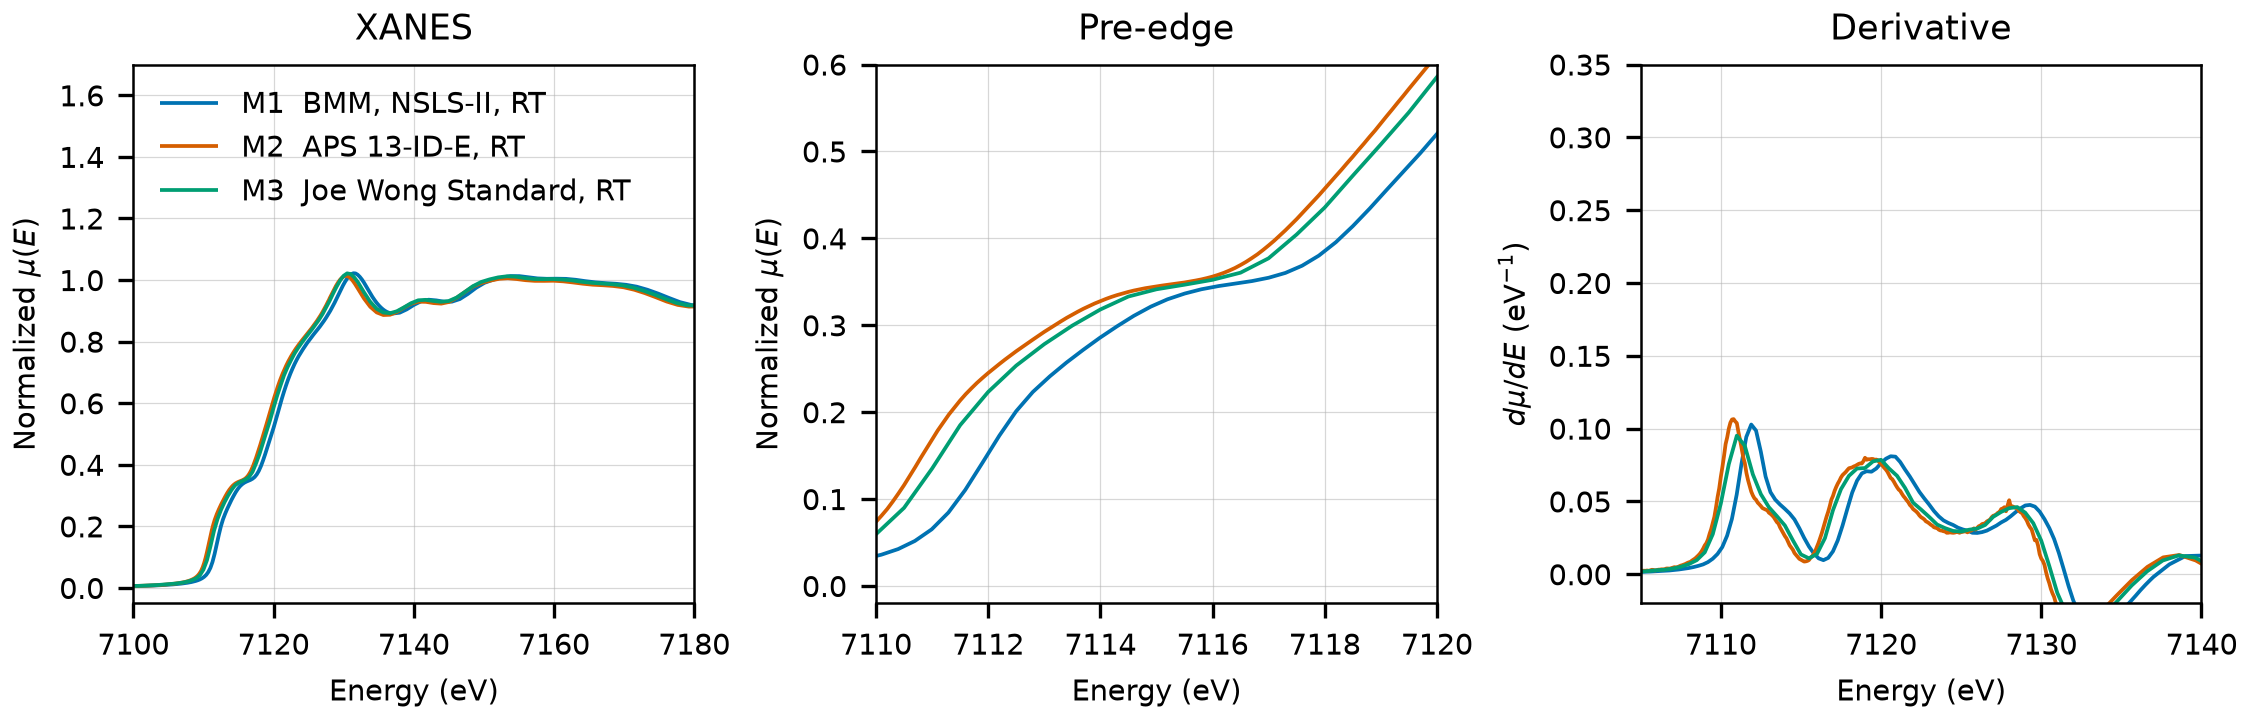

Here is the Python script that generated this plot:
"""Plot the experimental Fe K-edge spectra of iron metal foil in this folder.

Run from this directory. The output replaces spectra_comparison.png, which the
README links to.
"""

import matplotlib.pyplot as plt
import numpy as np
from larch import Group
from larch.xafs import pre_edge

OUTPUT = "spectra_comparison.png"

MEASUREMENTS = [
    ("M1  BMM, NSLS-II, RT", "NIST/Fe-K-IronFoil.xdi", {"mu_col": 3}, "#0072B2"),
    ("M2  APS 13-ID-E, RT", "XASLIB/Fe_Foil_rt_2016Foils_13IDE_01.xdi", {"ratio": (2, 1)}, "#D55E00"),
    ("M3  Joe Wong Standard, RT", "XASLIB/Fe_metal_rt_01.xdi", {"ratio": (1, 2)}, "#009E73"),
]

PRE_EDGE_DEFAULTS = {"pre1": -150, "pre2": -30, "norm1": 150, "norm2": 800, "nnorm": 2, "nvict": 2}


def normalized(path, ratio=None, mu_col=None):
    """Return a larch group with the normalized spectrum read from path."""
    data = np.loadtxt(path, comments="#")
    energy = data[:, 0]
    
    if ratio is not None:
        mu = np.log(data[:, ratio[0]] / data[:, ratio[1]])
    elif mu_col is not None:
        mu = data[:, mu_col]

    group = Group(energy=energy, mu=mu)
    pre_edge(group, **PRE_EDGE_DEFAULTS)
    return group


def main():
    plt.rcParams.update({"font.size": 7, "axes.linewidth": 0.6})
    fig, axes = plt.subplots(1, 3, figsize=(7.5, 2.4), constrained_layout=True)

    for label, path, kwargs, color in MEASUREMENTS:
        group = normalized(path, **kwargs)
        derivative = np.gradient(group.flat, group.energy)
        axes[0].plot(group.energy, group.flat, color=color, lw=0.9, label=label)
        axes[1].plot(group.energy, group.flat, color=color, lw=0.9)
        axes[2].plot(group.energy, derivative, color=color, lw=0.9)

    axes[0].set(
        xlim=(7100, 7180),
        ylim=(-0.05, 1.7),
        xlabel="Energy (eV)",
        ylabel=r"Normalized $\mu(E)$",
        title="XANES",
    )
    axes[0].legend(frameon=False, loc="upper left")

    axes[1].set(
        xlim=(7110, 7120),
        ylim=(-0.02, 0.6),
        xlabel="Energy (eV)",
        ylabel=r"Normalized $\mu(E)$",
        title="Pre-edge",
    )

    axes[2].set(
        xlim=(7105, 7140),
        ylim=(-0.02, 0.35),
        xlabel="Energy (eV)",
        ylabel=r"$d\mu/dE$ (eV$^{-1}$)",
        title="Derivative",
    )

    for ax in axes:
        ax.grid(True, lw=0.3, alpha=0.5)

    fig.savefig(OUTPUT, dpi=300)
    plt.close(fig)
    print(f"wrote {OUTPUT}")


if __name__ == "__main__":
    main()
